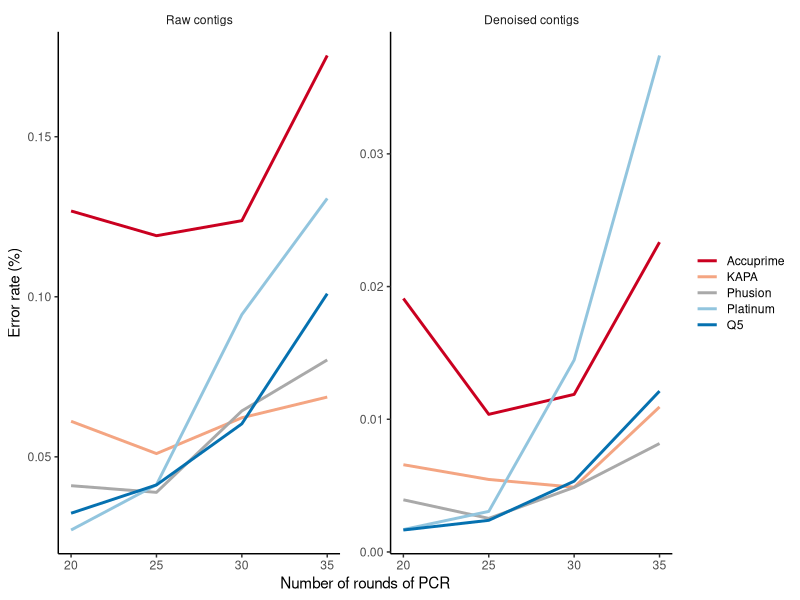
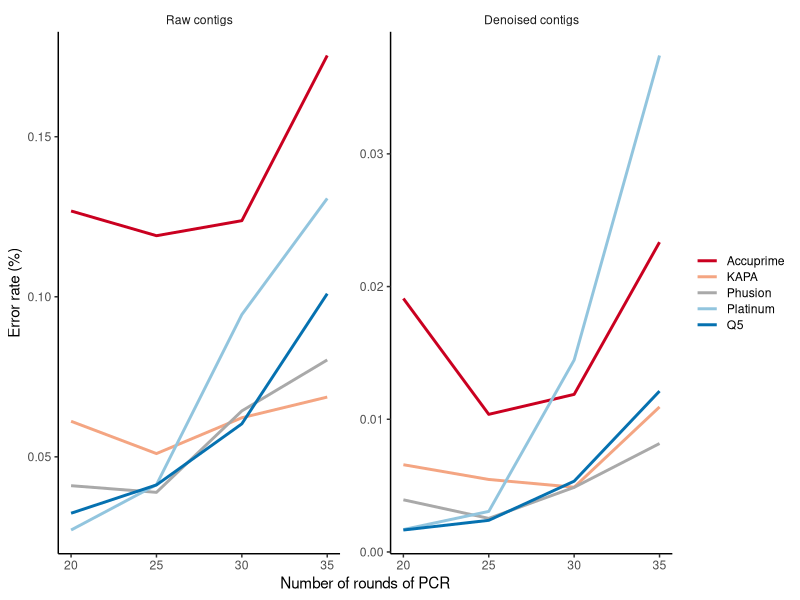

Reproduce these figures in R, in order.
library(tidyverse)
library(RColorBrewer)

polymerase_colors <- brewer.pal(5, "RdBu")
polymerase_colors[3] <- "darkgray"

facet_names <- c(
									'contig_error' = "Raw contigs",
									'pc_error' = "Denoised contigs"
								)

read_tsv("data/process/error_chimera_rates.tsv") %>%
	gather(stage, error_rate, contig_error, pc_error) %>%
	mutate(error_rate = 100 * error_rate) %>%
	ggplot(aes(x=rounds, y=error_rate, color=polymerase)) +
		geom_line(size=1) +
		facet_wrap(.~stage, scales="free_y", labeller = as_labeller(facet_names)) +
		labs(y="Error rate (%)", x="Number of rounds of PCR") +
		scale_color_manual(name=NULL,
												breaks=c("ACC", "K", "PHU", "PL", "Q5"),
												labels=c("Accuprime", "KAPA", "Phusion", "Platinum", "Q5"),
												values=polymerase_colors) +
		theme_classic() +
		theme(
			panel.spacing=unit(0.5,"cm"),
			strip.background = element_blank(),
			legend.key.height = unit(0.8, "line")
		)
		ggsave('results/figures/mock_error.pdf', width=6, height=3, units="in")
